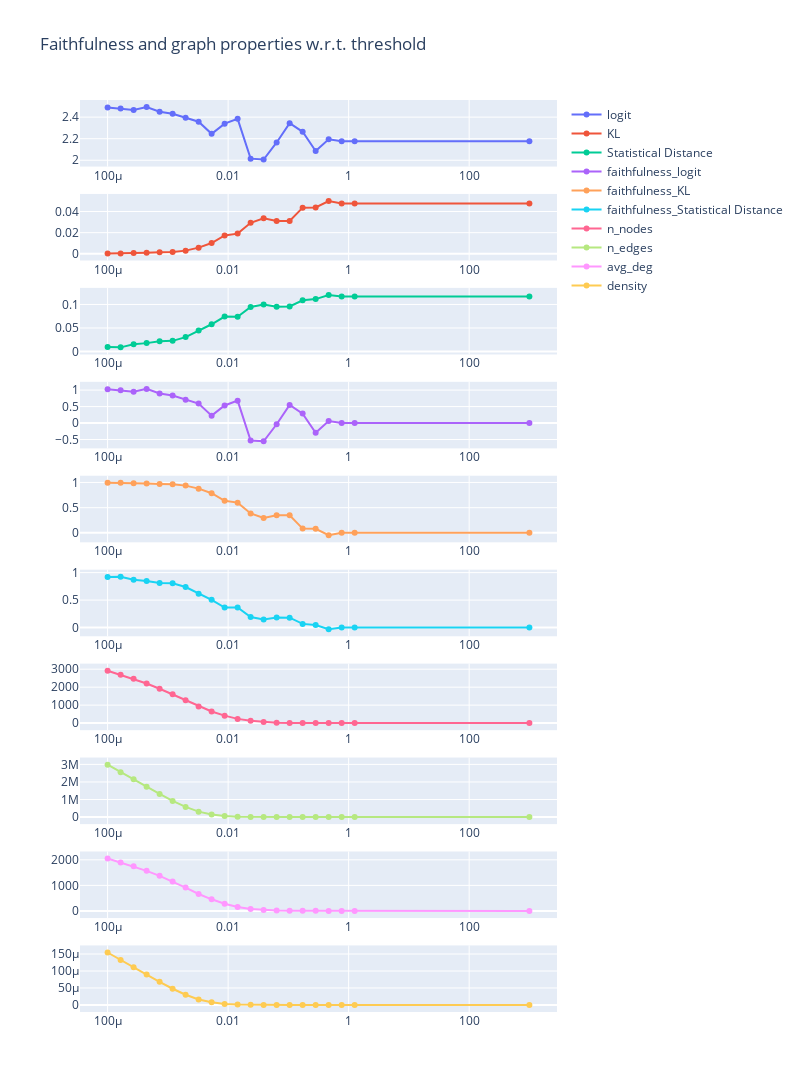

The cell this chart's notebook holds for it:
### Code cell
plot_faithfulness(results, save_path=None)
